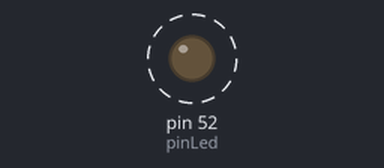
A sketch run on a simulated Arduino Mega 2560, built with avr-gcc and run on an emulated ATmega2560. Parts: output pins drawn as LEDs (lit = HIGH). Dashed ring = blinking.

Above: at 0.2 s.
Timing chart, 0 to 3.0 s (numbered marks = the images above):
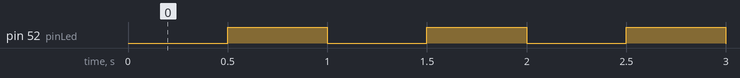

Measured:
- by itself, pin 52 (pinLed): alternates HIGH for 0.50 s and LOW for 0.50 s

The sketch:

Temporizador_Part_1.ino
```cpp
int pinLed = 52;
int isON = 0;

void setup() {
  pinMode(pinLed, OUTPUT);
  cli();
  TCCR1B = 0; TCCR1A = 0;
  TCCR1B |= (1 << CS12);
  TCCR1B |= (1 << CS10);
  TCNT1 = 57724;
  TIMSK1 |= (1 << TOIE1);
  sei();

}
ISR(TIMER1_OVF_vect)
{
  if(isON == 0){
    digitalWrite(pinLed, HIGH);
    isON =1;
  }else{
    digitalWrite(pinLed, LOW);
    isON = 0;
  }
  TCNT1 = 57724;

}

void loop() {

}
```
